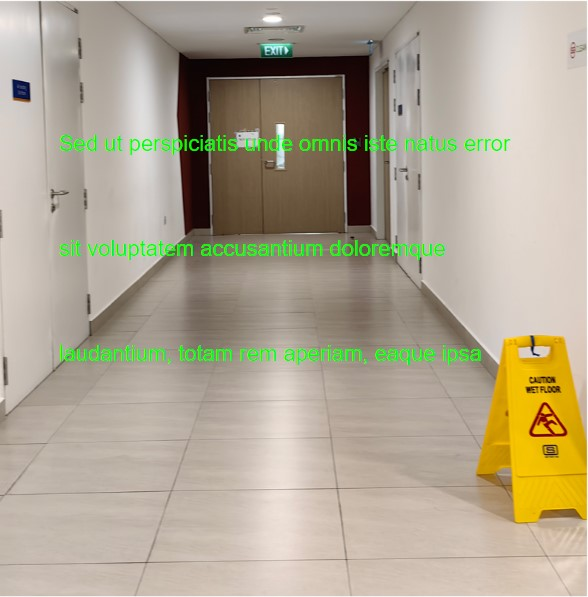
#> input picture huc/envs/mobile_reading/results/0823_vision_figure_drawer/readclose.jpg, 588 x 597 px
$ jupyter execute 'Draw Figure.ipynb'   (shell and % lines are left out)
#> lines starting #> are read from the running program, lines starting #| are printed output that depends on the picture; after the words box and inside, x2 and y2 are one past the last pixel; in counts of white or black regions, pixels touching at a corner belong together
[cell 1]
import numpy as np
from scipy.ndimage import gaussian_filter

class FoveateVision:

    def __init__(self, fovy, sigma=1):
        self._cam_eye_fovy = fovy
        self._sigma = sigma

    def foveate(self, img, foveal_center=None):
        """
        Foveate the image, note that the shape of image has to be (height, width, 3)
        """

        # Define the foveal region
        fov = self._cam_eye_fovy
        foveal_size = 15
        foveal_pixels = int(foveal_size / 2 * img.shape[0] / fov)

        if foveal_center is None:  # default to center if not provided
            foveal_center = (img.shape[0] // 2, img.shape[1] // 2)

        # Create a circular mask for the foveal region
        y, x = np.ogrid[-foveal_center[0]:img.shape[0] - foveal_center[0], -foveal_center[1]:img.shape[1] - foveal_center[1]]
        mask = x ** 2 + y ** 2 <= (foveal_pixels ** 2)

        # Apply a Gaussian blur to each color channel separately
        blurred = np.zeros_like(img)
        for c in range(3):
            blurred_channel = gaussian_filter(img[:, :, c], sigma=self._sigma)
            blurred[:, :, c][~mask] = blurred_channel[~mask]

        # Combine the original image and the blurred image
        foveated = img.copy()
        foveated[~mask] = blurred[~mask]

        return foveated, foveal_center, foveal_pixels

[cell 2]
import cv2

# Plot the close one

# Load the image using OpenCV
img_cv = cv2.imread('readclose.jpg')
#> img_cv is the input picture: shape (597, 588, 3); mean B, G, R 145.6, 166.5, 175.2

# Convert the color space from BGR (default in OpenCV) to RGB
img_rgb = cv2.cvtColor(img_cv, cv2.COLOR_BGR2RGB)

# Now, img_rgb is your image array ready for processing
img = img_rgb

processor = FoveateVision(fovy=50, sigma=10)
result, foveal_center, foveal_pixels = processor.foveate(img, foveal_center=(400, 540))
#> the loop in foveate, `for c in range(3):` made 3 passes
#> pass 1, in foveate, `blurred_channel = gaussian_filter(img[:, :, c], sigma=self._sigma)`:
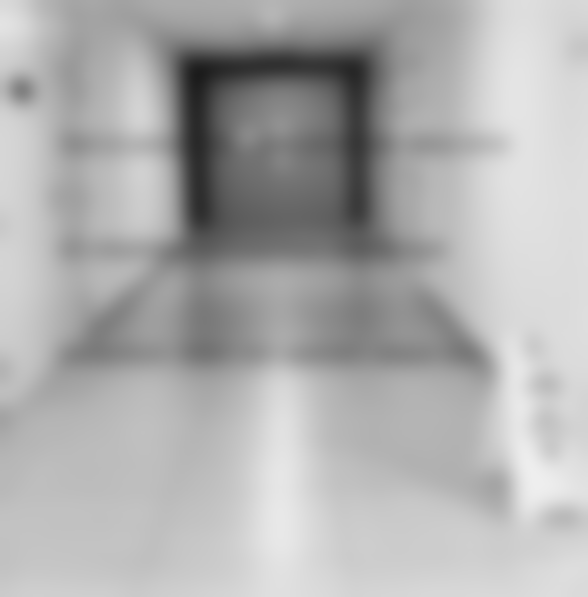
#> blurred_channel: shape (597, 588); min 27, max 238, mean 174.2
#> after the loop in foveate, `for c in range(3):`:
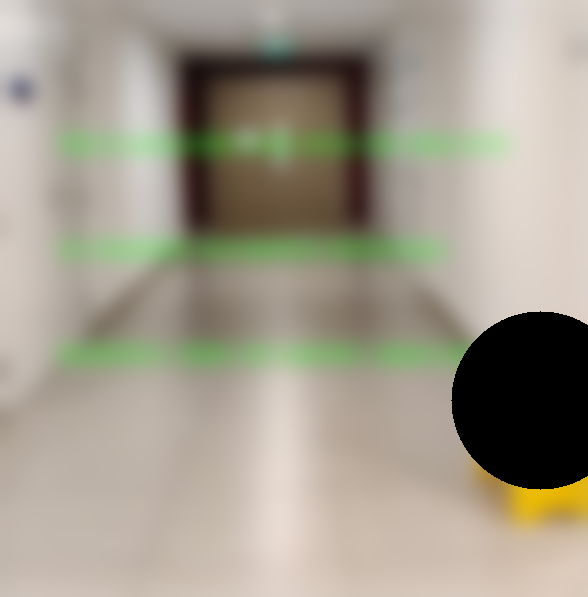
#> blurred: shape (597, 588, 3); mean R, G, B 162.2, 155.6, 140.6
#> in foveate, `foveated[~mask] = blurred[~mask]`:
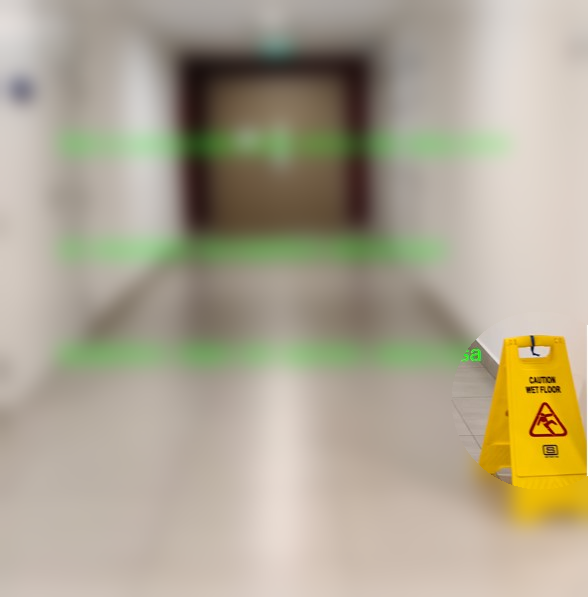
#> foveated: shape (597, 588, 3); mean R, G, B 174.3, 165.6, 144.6
#> foveal_center = (400, 540); foveal_pixels = 89

# Draw a highlight circle around the fovea center using the returned foveal_center
highlight_color = (39, 78, 19)  # RGB: White
highlight_thickness = 2  # Thickness of 2 pixels
cv2.circle(result, (foveal_center[-1], foveal_center[0]), foveal_pixels, highlight_color, highlight_thickness)
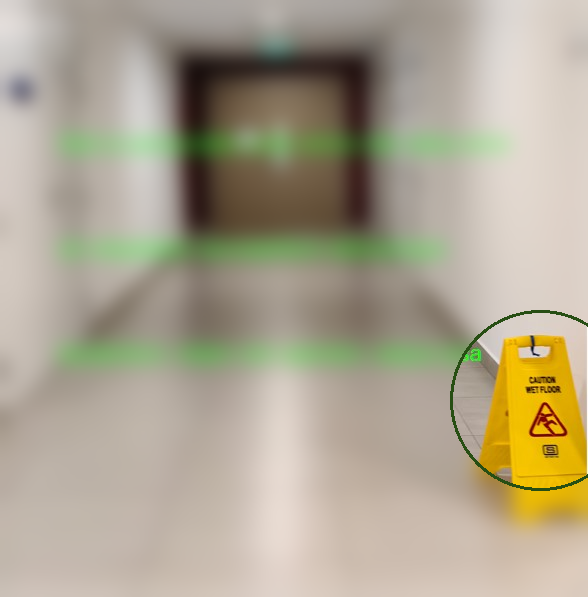
#> result: shape (597, 588, 3); 0.33% of pixels changed, all inside (x1, y1, x2, y2) = (450, 310, 588, 491)

# Convert the result back to BGR color space for saving with OpenCV
result_bgr = cv2.cvtColor(result, cv2.COLOR_RGB2BGR)

# Save the result using OpenCV
cv2.imwrite('vision_close.png', result_bgr)
#> Out = True

[cell 3]
# Plot the far one

# Load the image using OpenCV
img_cv = cv2.imread('readfar.jpg')
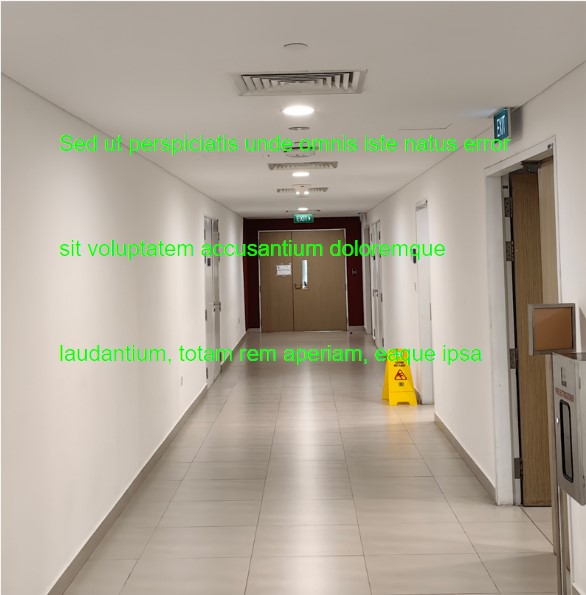
#> input picture huc/envs/mobile_reading/results/0823_vision_figure_drawer/readfar.jpg, 586 x 595 px
#> img_cv is the input picture: shape (595, 586, 3); mean B, G, R 148.5, 164.3, 171.6

# Convert the color space from BGR (default in OpenCV) to RGB
img_rgb = cv2.cvtColor(img_cv, cv2.COLOR_BGR2RGB)
#> img_rgb: shape (595, 586, 3)

# Now, img_rgb is your image array ready for processing
img = img_rgb

processor = FoveateVision(fovy=75, sigma=10)
result, foveal_center, foveal_pixels = processor.foveate(img, foveal_center=(145, 150))
#> call 2 of foveate, with foveal_center = (145, 150)
#> the loop in foveate (call 2), `for c in range(3):` made 3 passes
#> pass 1, in foveate (call 2), `blurred_channel = gaussian_filter(img[:, :, c], sigma=self._sigma)`:
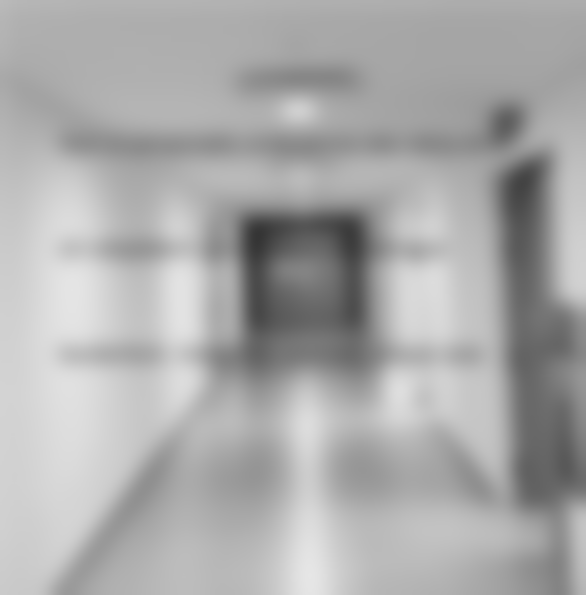
#> blurred_channel: shape (595, 586); min 52, max 230, mean 170.6
#> after the loop in foveate (call 2), `for c in range(3):`:
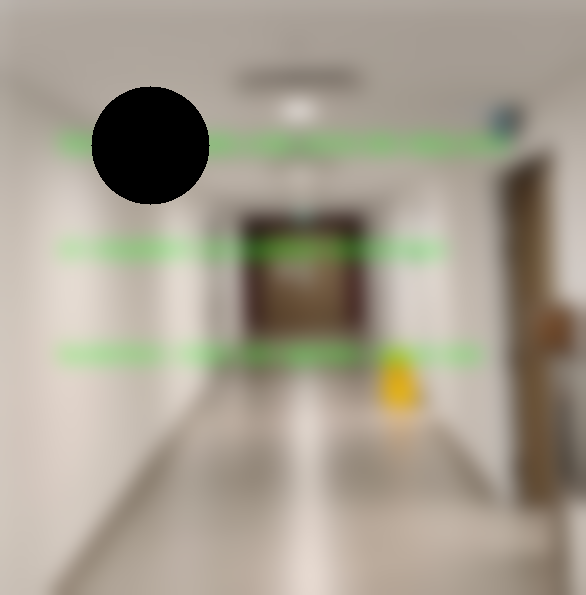
#> blurred: shape (595, 586, 3); mean R, G, B 165.4, 158, 142.8
#> in foveate (call 2), `foveated[~mask] = blurred[~mask]`:
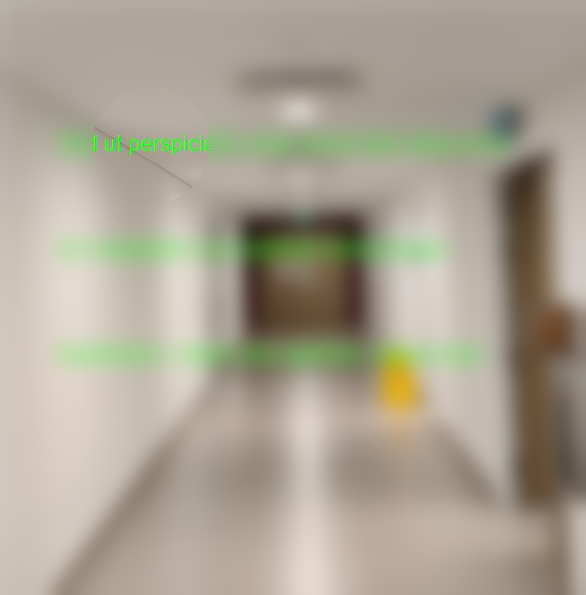
#> foveated: shape (595, 586, 3); mean R, G, B 170.6, 163.3, 147.5
#> foveal_center = (145, 150); foveal_pixels = 59

# Draw a highlight circle around the fovea center using the returned foveal_center
highlight_color = (0, 0, 255)  # RGB: White
highlight_thickness = 2  # Thickness of 2 pixels
cv2.circle(result, (foveal_center[-1], foveal_center[0]), foveal_pixels, highlight_color, highlight_thickness)
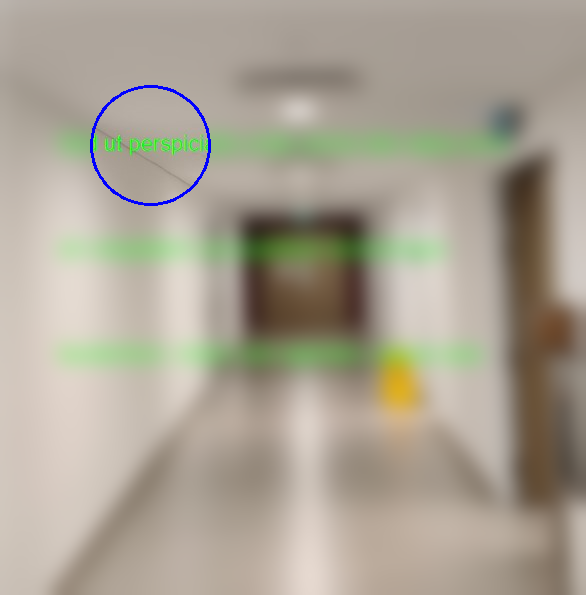
#> result: shape (595, 586, 3); 0.31% of pixels changed, all inside (x1, y1, x2, y2) = (90, 85, 211, 206)

# Convert the result back to BGR color space for saving with OpenCV
result_bgr = cv2.cvtColor(result, cv2.COLOR_RGB2BGR)
#> result_bgr: shape (595, 586, 3)

# Save the result using OpenCV
cv2.imwrite('vision_far.png', result_bgr)
#> Out = True

[cell 4]
import cv2
import numpy as np

def draw_projected_arrow(img, start_point, end_point, arrowhead_length=30):
    # Draw main shaft of the arrow
#> called with start_point = (50, 300), end_point = (400, 100), arrowhead_length = 30
    cv2.line(img, start_point, end_point, (255, 255, 255), thickness=3)

    # Calculate angle of the arrow direction
    angle = np.arctan2(start_point[1] - end_point[1], start_point[0] - end_point[0])

    # Calculate points for the arrowhead
    x1 = int(end_point[0] + arrowhead_length * np.cos(angle + np.pi/4))
    y1 = int(end_point[1] + arrowhead_length * np.sin(angle + np.pi/4))

    x2 = int(end_point[0] + arrowhead_length * np.cos(angle - np.pi/4))
    y2 = int(end_point[1] + arrowhead_length * np.sin(angle - np.pi/4))

    # Convert the points to int32
    arrowhead_pts = np.array([end_point, (x1, y1), (x2, y2)], dtype=np.int32)

    # Draw arrowhead
    cv2.polylines(img, [arrowhead_pts], isClosed=True, color=(255, 255, 255), thickness=3)
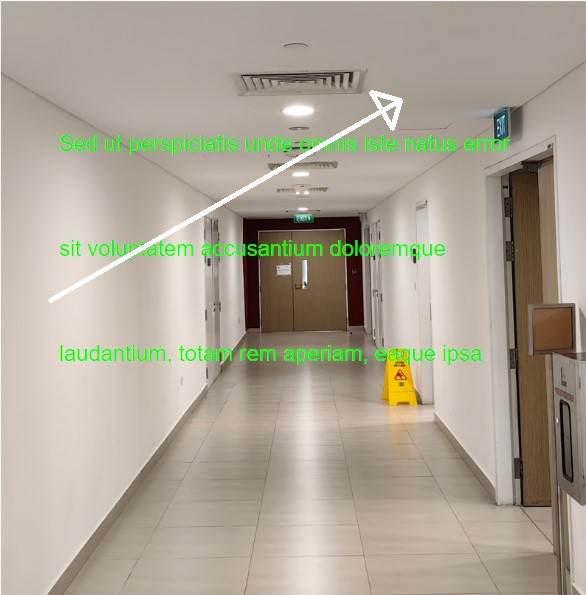
#> img: shape (595, 586, 3); mean R, G, B 172.1, 164.8, 149.2

# Load image
img_cv = cv2.imread('readfar.jpg')
img_rgb = cv2.cvtColor(img_cv, cv2.COLOR_BGR2RGB)
img = img_rgb

# Define start and end points for arrow
start = (50, 300)
end = (400, 100)

# Draw projected arrow
draw_projected_arrow(img, start, end)

# Convert back to BGR and save
result_bgr = cv2.cvtColor(img, cv2.COLOR_RGB2BGR)
cv2.imwrite('arrow_projection.png', result_bgr)
#> Out = True
